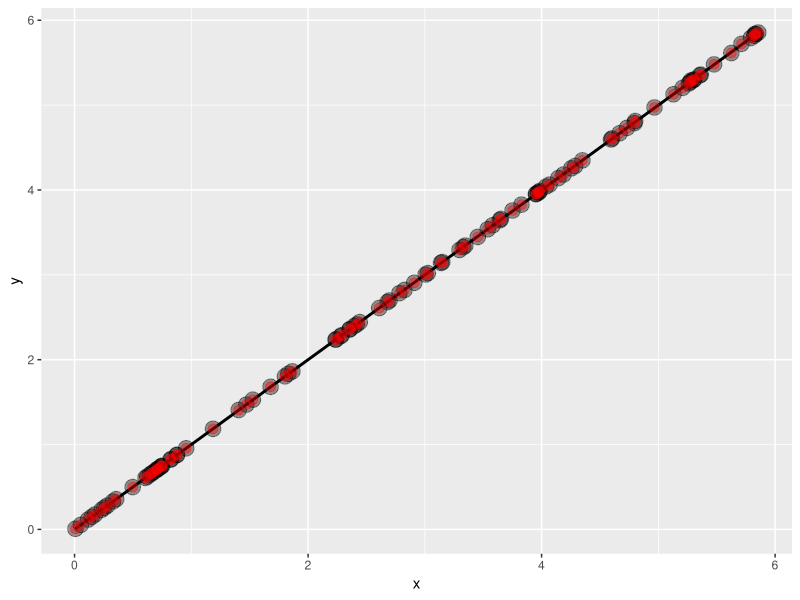
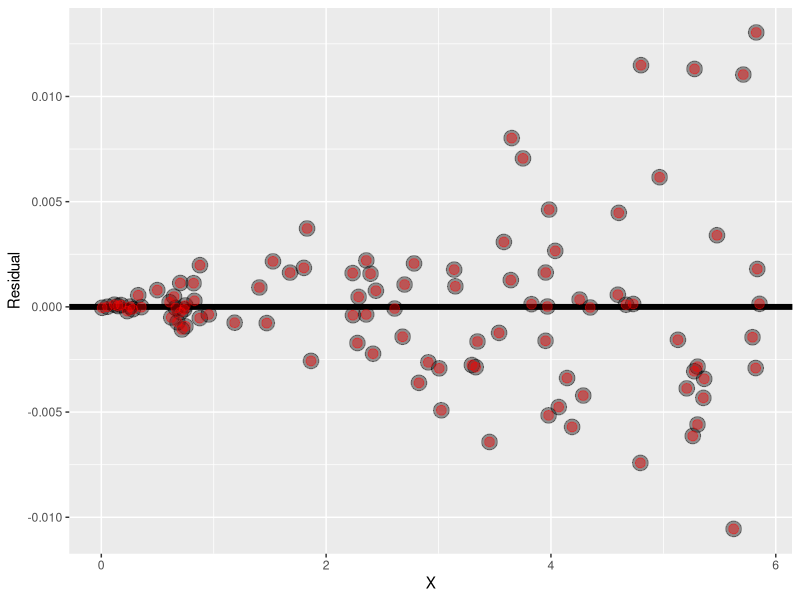

Reproduce these figures in R, in order.
library(ggplot2)


x <- runif(100, 0, 6)
y <- x + rnorm(100, mean = 0, sd = 0.001 * x)

ggplot(data.frame(x, y), aes(x, y)) +
    geom_smooth(method = "lm", color = "black") +
    geom_point(size = 5, color = "black", alpha = 0.4) +
    geom_point(size = 3, color = "red", alpha = 0.4)


# Residuals plot ----------------------------------------------------------

resid = resid(lm(y ~ x))

ggplot(data.frame(x, resid), aes(x, resid)) +
    geom_hline(yintercept = 0, size = 2) +
    geom_point(size = 5, color = "black", alpha = 0.4) +
    geom_point(size = 3, color = "red", alpha = 0.4) +
    labs(
        x = "X",
        y = "Residual"
    )